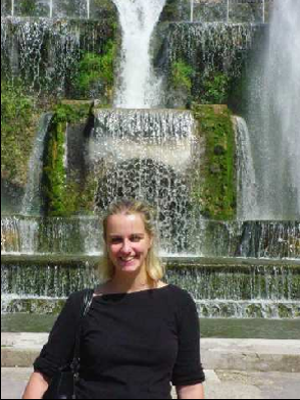
%> input picture Input_images/girl.png, 300 x 400 px
$ octave assignment.m   (GNU Octave 9; MATLAB toolbox functions it lacks are replaced by stand-ins)
%> lines starting %> are read from the running program, lines starting %| are printed output that depends on the picture; in (x1, y1, x2, y2) boxes, pixels count from 0 and x2, y2 are one past the last pixel; in counts of white or black regions, pixels touching at a corner belong together; the program's own positions count from 1
%% Operate
img_s = imread('./Input_images/girl.png');
%> img_s is the input picture: size 400x300x3 uint8; mean R, G, B 106, 110.6, 97
sz = size(img_s);
%> sz = [400 300 3]
mask = imread('./Input_images/girl2.png');
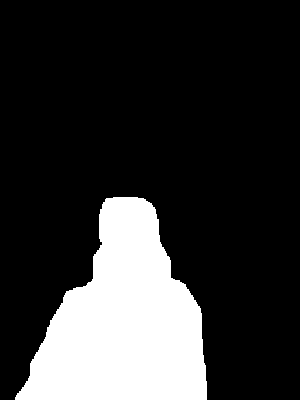
%> input picture Input_images/girl2.png, 300 x 400 px
%> mask is the input picture: size 400x300 uint8; 20.1% white; 1 white region, box (x1, y1, x2, y2) and area: (15, 197, 207, 400) 24063
szm = size(mask);
%> szm = [400 300]
if(length(szm)==3)
    if(szm(3)==3)
        mask = rgb2gray(mask);
    end
end

img_p = padarray(img_s,[4 4],'replicate','both');
%% vis
figure(1);
imshow(img_s);
figure(2);
imshow(mask);
%imshow(img_p);
disp(size(img_s));
%|    400   300     3
%% Grad
[ix1,iy1] = gradient(double(img_s(:,:,1)));
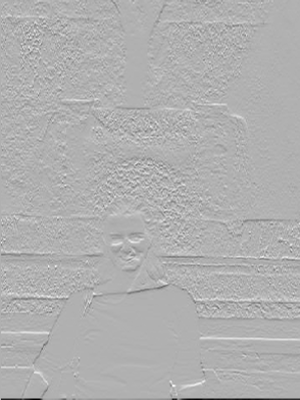
%> iy1: size 400x300 double; min -234, max 103.5, mean -0.5; drawn with min black and max white
[ix2,iy2] = gradient(double(img_s(:,:,2)));
[ix3,iy3] = gradient(double(img_s(:,:,3)));
%disp(size(ix));
%ix = abs(ix1)+abs(ix2)+abs(ix3);
%iy = abs(iy1)+abs(iy2)+abs(iy3);
ix = ix1+ix2+ix3;
iy = iy1+iy2+iy3;
figure(3);
imshow(ix);
figure(4);
imshow(iy);

%% Rotation
temp = ix;
ix = -iy;
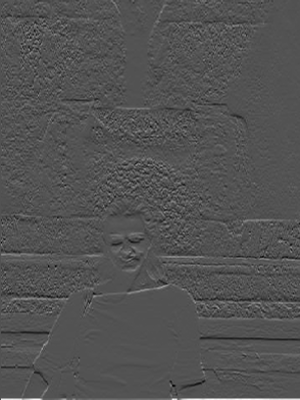
%> ix: size 400x300 double; min -300.5, max 624, mean 1.5; drawn with min black and max white
iy = temp;
ix = (ix)/(255);
iy = (iy)/(255);
%ix = im2bw(ix,0.1);
%iy = im2bw(iy,0.1);
%disp(ix/255);
figure(5);
imshow(ix);
figure(6);
imshow(iy);
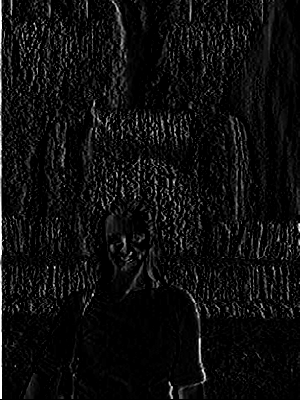
%> displayed picture: size 400x300, on the screen's scale of 0 to 255; min 0, max 255, mean 14.3
%% Gaussian
% [4 lines of commented-out code are left out]
%% Normal
img_im = img_s;                         % Inpainted image
source = ~mask;                         % source region
C = double(source);
patch_size = 11.0;
sz = size(img_s);
D = repmat(0.001,size(mask));
img_p = padarray(img_s,[floor(patch_size/2) floor(patch_size/2)],'replicate','both');
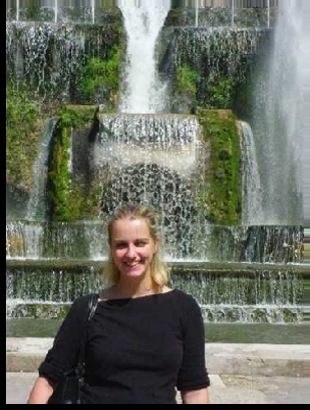
%> img_p: size 410x310x3 uint8; mean R, G, B 104.2, 108.7, 95.7
img_c = padarray(img_s,[floor(patch_size/2) floor(patch_size/2)],'replicate','both');
C_new = padarray(C,[floor(patch_size/2) floor(patch_size/2)],'replicate','both');    % confidence matrix
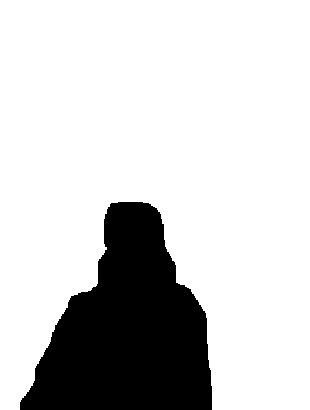
%> C_new: size 410x310 double; values 0 (black) and 1 (white), 80.3% white; 1 black region, box (x1, y1, x2, y2) and area: (20, 202, 212, 410) 25023
C_old =  padarray(C,[floor(patch_size/2) floor(patch_size/2)],'replicate','both');
C_nc = C_new;
img_pnc = img_p;

%> (the run ends here)
